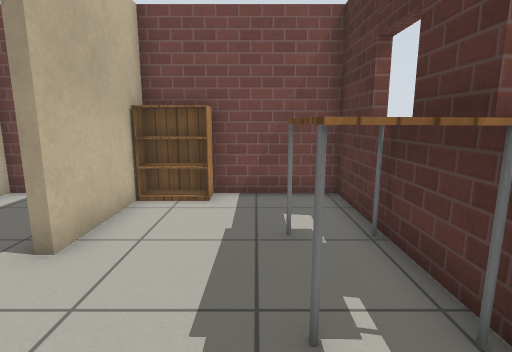
[1] (above)

16 first-person views from a walk through a Gazebo world. The camera is 1 m above the floor, tilts 10° down and sees 80° across. Floor lines are 1 m apart. The floor is counted in squares, 0.5 m on a side. Each view is taken from the middle of a square. On the plan, view 1 faces up. The plan holds only what a view shows up to about 17 squares ahead; the rest is blank. Robots are left out. Simple patterns stand in for the simulator's built-in surfaces. Some stock models are drawn as simple stand-ins.

[2]
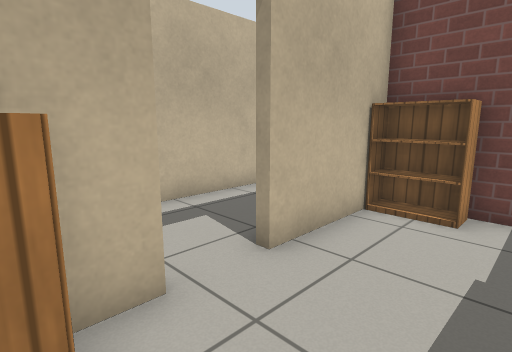

[3]
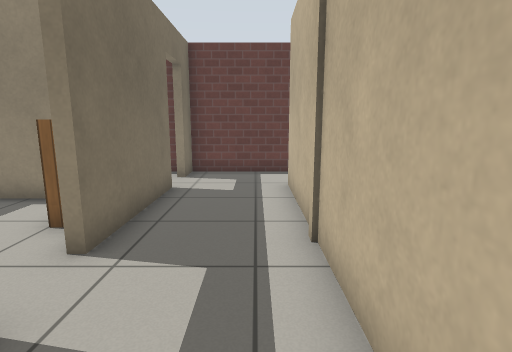

[4]
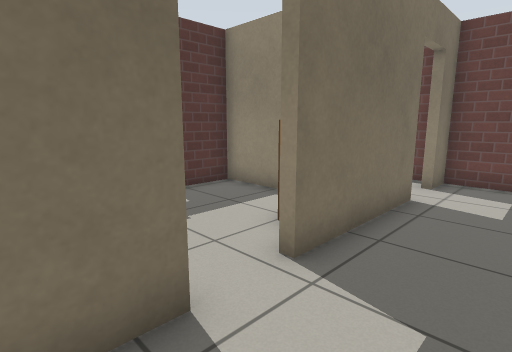

[5]
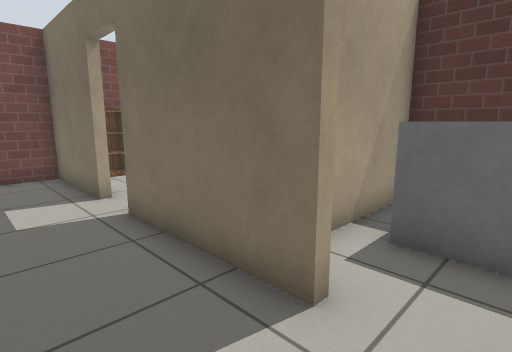

[6]
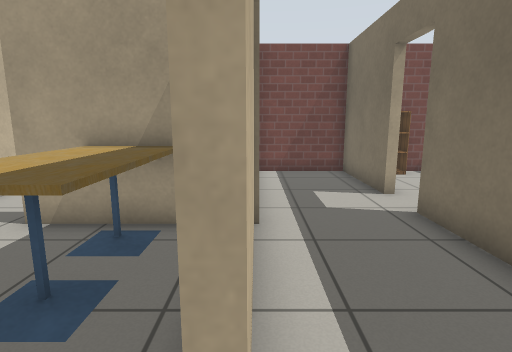

[7]
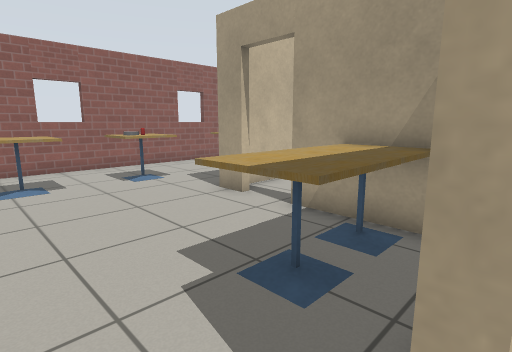

[8]
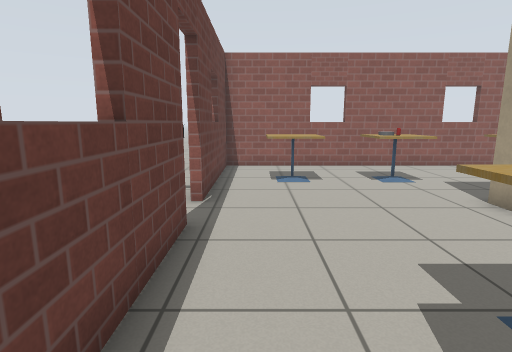

[9]
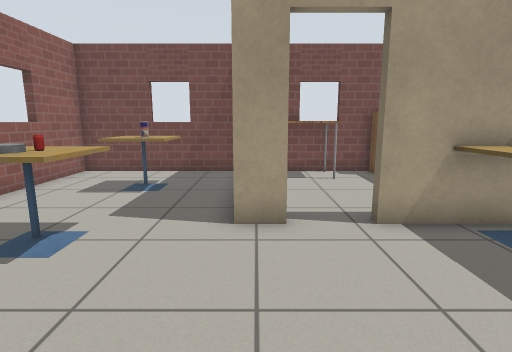

[10]
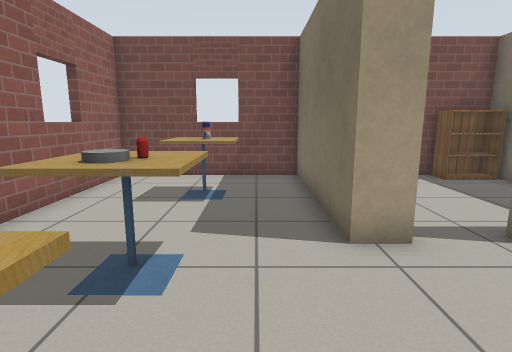

[11]
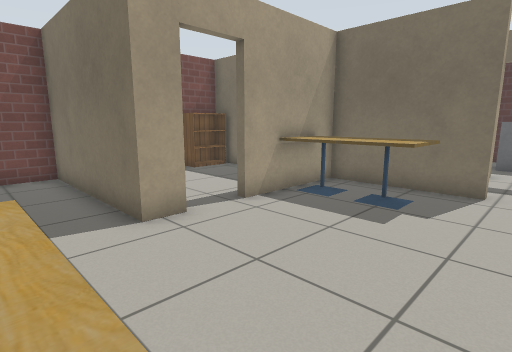

[12]
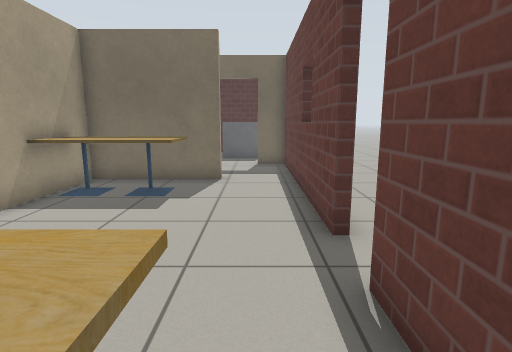

[13]
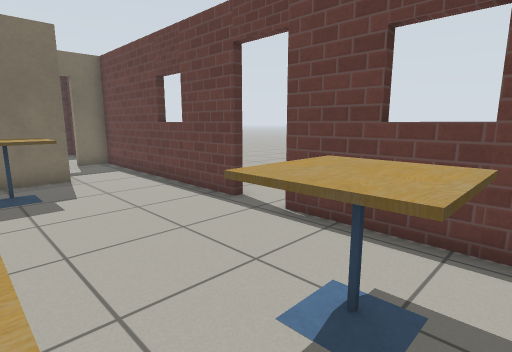

[14]
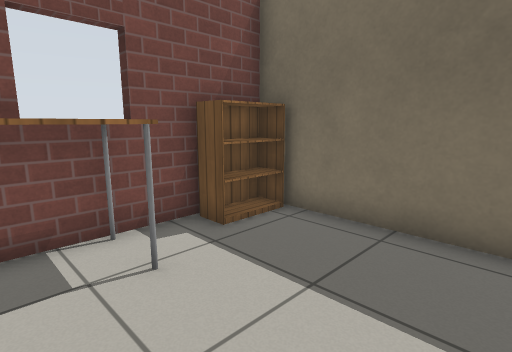

[15]
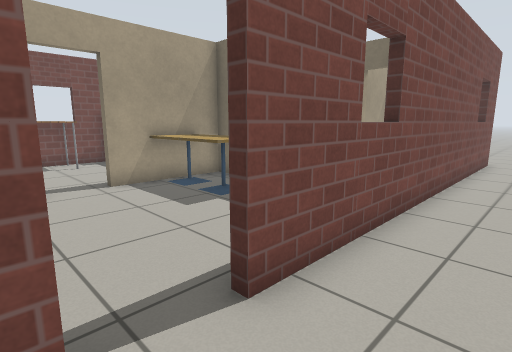

[16]
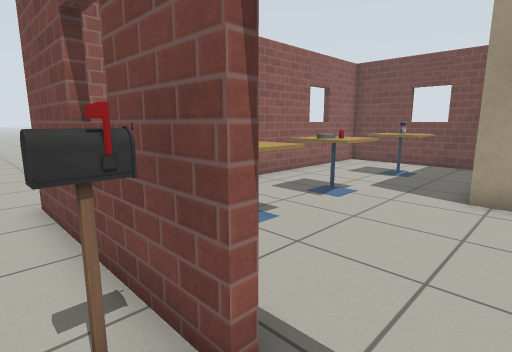

### Floor plan
Ten units are one square. View 1 is at (0, 0); x grows to the right and y downward. Boxes are objects, and circles mark ways between rooms. Rooms are numbered by the first view taken in them; rooms with no view inside come last. Other rooms are left out.
<svg viewBox="-220 -105 251 175">
<path fill="none" stroke="#000" d="M-31 -26 -31 -13M23 -54 23 -85 -31 -85 -31 -44M-9 9 23 9 23 -9M-34 -44 -34 -85 -70 -85 -70 29M-34 23 -34 -26M-74 54 -34 54 -34 41M-134 -18 -144 -18 -144 -85 -211 -85 -211 54 -146 54M-129 54 -74 54M-73 29 -73 -18 -116 -18M-141 -51 -141 -27M-73 -32 -73 -85 -128 -85M-103 52 -103 58M-146 57 -215 57M-183 52 -183 58M26 57 -129 57"/>
<rect x="-25" y="-15" width="10" height="10" fill="#bbb"><title>cabinet</title></rect>
<rect x="-25" y="-85" width="20" height="10" fill="#bbb"><title>bookshelf</title></rect>
<rect x="5" y="-55" width="20" height="30" fill="#bbb"><title>table</title></rect>
<rect x="-185" y="15" width="20" height="20" fill="#bbb"><title>cafe table</title></rect>
<rect x="-185" y="-15" width="10" height="20" fill="#bbb"><title>grey cylinder</title></rect>
<rect x="-185" y="-25" width="20" height="10" fill="#bbb"><title>cafe table</title></rect>
<rect x="-185" y="-65" width="20" height="20" fill="#bbb"><title>cafe table</title></rect>
<rect x="-175" y="-5" width="10" height="10" fill="#bbb"><title>cafe table</title></rect>
<rect x="-175" y="-15" width="10" height="10" fill="#bbb"><title>drink can</title></rect>
<rect x="-175" y="-55" width="10" height="10" fill="#bbb"><title>drink can</title></rect>
<rect x="-105" y="5" width="20" height="20" fill="#bbb"><title>cafe table</title></rect>
<rect x="-105" y="-15" width="20" height="20" fill="#bbb"><title>cafe table</title></rect>
<rect x="-145" y="-85" width="40" height="20" fill="#bbb"><title>table</title></rect>
<rect x="-95" y="-85" width="20" height="10" fill="#bbb"><title>bookshelf</title></rect>
<rect x="-155" y="55" width="10" height="10" fill="#bbb"><title>postbox</title></rect>
<circle cx="-30" cy="-35" r="3" fill="#2a7"/>
<circle cx="-70" cy="35" r="3" fill="#2a7"/>
<circle cx="-125" cy="-20" r="3" fill="#2a7"/>
<circle cx="-135" cy="55" r="3" fill="#2a7"/>
<text x="-10" y="-40">1</text>
<text x="-50" y="-20">2</text>
<text x="-150" y="-10">3</text>
<text x="-110" y="-60">4</text>
<text x="-100" y="-100">5</text>
</svg>
Room 1 opens to room 2. Room 2 opens to room 3. Room 3 opens to room 4. Room 3 opens to room 5.

Where each view was taken, in squares from view 1:
view 1: 0 up, 0 right, facing up
view 2: 1 up, 0 right, facing up-left
view 3: 7 up, 6 left, facing down
view 4: 6 up, 6 left, facing down-right
view 5: 4 down, 6 left, facing up-right
view 6: 4 down, 7 left, facing up
view 7: 4 down, 7 left, facing up-left
view 8: 4 down, 7 left, facing left
view 9: 4 down, 14 left, facing up
view 10: 3 down, 16 left, facing up
view 11: 4 down, 17 left, facing up-right
view 12: 4 down, 18 left, facing right
view 13: 0 up, 19 left, facing down-right
view 14: 3 up, 13 left, facing up-right
view 15: 8 down, 15 left, facing up-right
view 16: 7 down, 13 left, facing up-left
